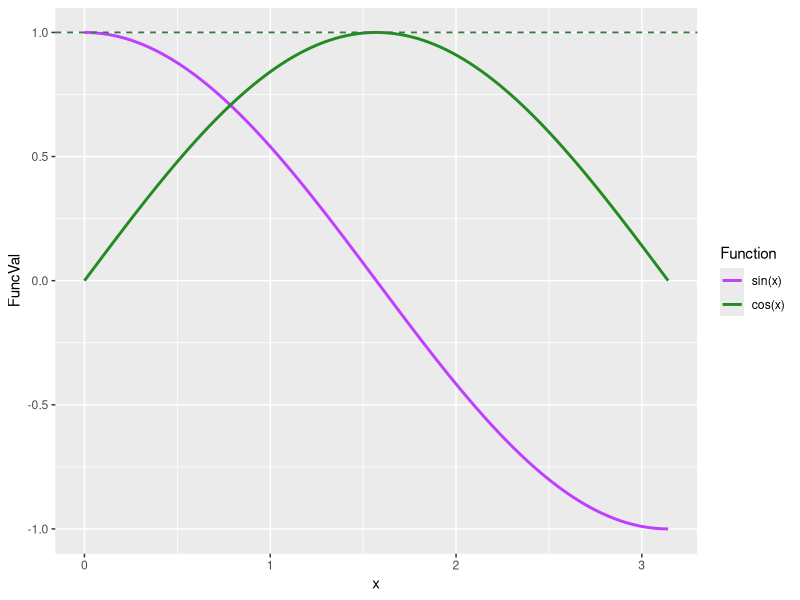

Write the R code that produced this figure.
library(tidyr)
library(dplyr)
library(ggplot2)

first<- 0
last<- pi

x<-seq(first,last,by=(last-first)/100)
col.pal<-c('darkorchid1','forestgreen')
labs<-c("sin(x)","cos(x)")

df<-data.frame(x=x,sin=sin(x),cos=cos(x))
maxvals<-sapply(df[,c(2,3)],max)

df<- df %>% gather(key=Func,value=FuncVal,-x)
print(
	ggplot(df,aes(x=x,y=FuncVal))
	+ geom_line(aes(color=Func),size=1)
	+ scale_color_manual("Function", 
			labels=labs,
			values=col.pal
		)
	+ geom_hline(yintercept=maxvals,colour=col.pal,linetype='dashed')
)

